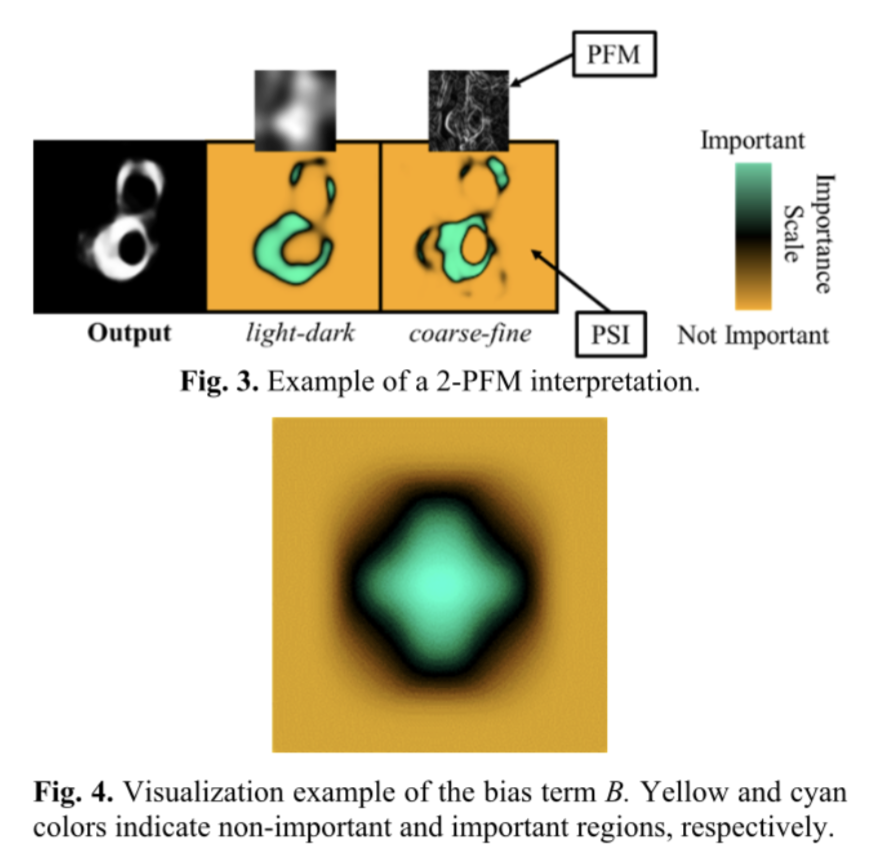
#> input picture assets/interpretation.png, 870 x 868 px
$ python -i image_preprocessing.py   (imports and definitions only)
#> lines starting #> are read from the running program, lines starting #| are printed output that depends on the picture
import cv2 as cv
import numpy as np
import pickle

class PreProcess(object):

    def __init__(self, size=(128, 128), preprocess="basic", interpolation=cv.INTER_CUBIC):
        """

        :param size:
        :param preprocess: needs to be function that pre-processes the image
        :param interpolation:OpenCV Flag
        """
        self._width, self._height = size
        self._interpolation = interpolation

        if preprocess is "basic":
            self._preprocess = PreProcess.basic_image_preprocess
        else:
            self._preprocess = preprocess

    def get_processed_image(self, image, generator=None, transform=None):

#> called with image = '../assets/interpretation.png'
        cv_ext = ["png", "jpg"]
        pkl_ext = ["pkl", "pk"]

        if isinstance(image, str):
            ext = image.split(".")[-1]

            if ext in cv_ext:
                image = cv.imread(image, -1)
#> image is the input picture: shape (868, 870, 4); mean B, G, R, A 189.8, 209.6, 216.3, 255
                image = self.resize(image)
            elif ext in pkl_ext:
                image = pickle.load(open(image, "rb"))
                image = self.resize(image)
            else:
                raise NameError

            if generator is not None and transform is not None:
                if len(image.shape) < 3:
                    image = np.expand_dims(image, axis=2)
                image = generator.apply_transform(image, transform)

            return self.__get_preprocess(image)

        elif isinstance(image, list):
            return self.get_processed_image_list(image, generator=generator, transform=transform)
        else:
            image = self.resize(image)

            if generator is not None and transform is not None:
                image = generator.apply_transform(image, transform)

            return self.__get_preprocess(image)

    def get_processed_image_list(self, images, generator=None, transform=None):
        processed_images = []
        for image in images:
            processed_images.append(self.get_processed_image(image, generator=generator, transform=transform))
        return processed_images

    def resize(self, image):
        return cv.resize(image, (self._width, self._width),
                         interpolation=self._interpolation)
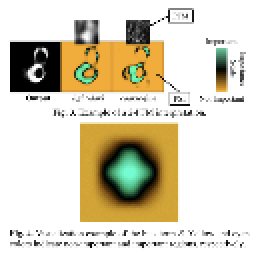
#> returned value: shape (128, 128, 4) (shown 2 times larger); mean of channels 0, 1, 2, 3 190.7, 210.6, 217.4, 255; drawn as B, G, R

    def __get_preprocess(self, image):
        if isinstance(self._preprocess, list):
            features = []
            for preprocess in self._preprocess:
                features.append(preprocess(image))
            return features
        else:
            return self._preprocess(image)

    @staticmethod
    def basic_image_preprocess(image):
        return PreProcess.min_max_norm(image)
        # return image.astype(np.float32) / 255.

    @staticmethod
    def min_max_norm(image):
        return (image.astype(np.float32) - image.min()) / ((image.max() - image.min()) + 1e-6)

    @staticmethod
    def basic_image_deprocess(image):
        return (PreProcess.min_max_norm(image) * 255).astype(np.uint8)

    @staticmethod
    def numerical_sorting(list_item):
        if type(list_item) is not list:
            raise Exception("needs list object")
        list_item.sort(key=lambda f: int(''.join(filter(str.isdigit, f))))

        return list_item

    @staticmethod
    def center_crop(image, offset=96):
        height, width = image.shape[:2]
        x = width // 2 - (offset//2)
        y = height // 2 - (offset//2) + 50
        return image[y:y+offset, x:x+offset]

>>> result = PreProcess().get_processed_image('../assets/interpretation.png')

$ run again, on assets/model.png
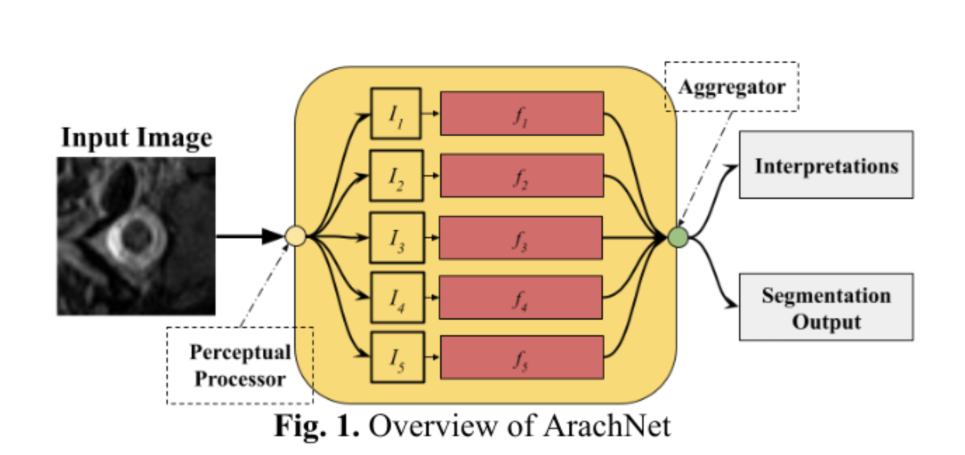
#> input picture assets/model.png, 1930 x 910 px (shown at 1/2 size)
#> in get_processed_image, image is the input picture: shape (910, 1930, 4); mean B, G, R, A 193.9, 212.7, 226.2, 255
#> in resize, `return cv.resize(image, (self._width, self._width), interpolation=self..`:
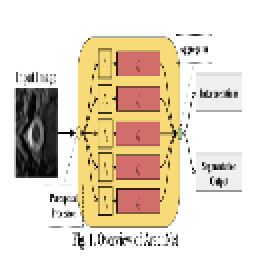
#> returned value: shape (128, 128, 4) (shown 2 times larger); mean of channels 0, 1, 2, 3 193.9, 212.9, 226.4, 255; drawn as B, G, R
